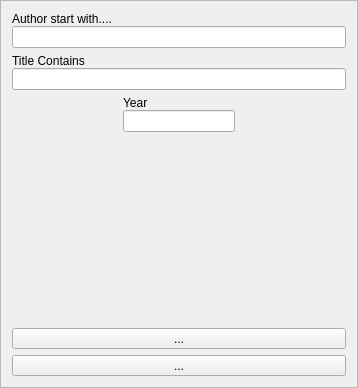
<?xml version="1.0" encoding="UTF-8"?>
<ui version="4.0">
 <class>Filter</class>
 <widget class="QFrame" name="Filter">
  <property name="geometry">
   <rect>
    <x>0</x>
    <y>0</y>
    <width>358</width>
    <height>388</height>
   </rect>
  </property>
  <property name="windowTitle">
   <string>Frame</string>
  </property>
  <property name="frameShape">
   <enum>QFrame::StyledPanel</enum>
  </property>
  <property name="frameShadow">
   <enum>QFrame::Raised</enum>
  </property>
  <layout class="QVBoxLayout" name="verticalLayout_4">
   <item>
    <layout class="QVBoxLayout" name="verticalLayout">
     <property name="spacing">
      <number>0</number>
     </property>
     <item>
      <widget class="QLabel" name="lblAuthor">
       <property name="text">
        <string>Author start with....</string>
       </property>
      </widget>
     </item>
     <item>
      <widget class="QLineEdit" name="edtAuthor"/>
     </item>
    </layout>
   </item>
   <item>
    <layout class="QVBoxLayout" name="verticalLayout_2">
     <property name="spacing">
      <number>0</number>
     </property>
     <item>
      <widget class="QLabel" name="lblTitle">
       <property name="text">
        <string>Title Contains</string>
       </property>
      </widget>
     </item>
     <item>
      <widget class="QLineEdit" name="edtTitle"/>
     </item>
    </layout>
   </item>
   <item>
    <layout class="QHBoxLayout" name="horizontalLayout">
     <item>
      <spacer name="horizontalSpacer_2">
       <property name="orientation">
        <enum>Qt::Horizontal</enum>
       </property>
       <property name="sizeHint" stdset="0">
        <size>
         <width>40</width>
         <height>20</height>
        </size>
       </property>
      </spacer>
     </item>
     <item>
      <layout class="QVBoxLayout" name="verticalLayout_3">
       <property name="spacing">
        <number>0</number>
       </property>
       <item>
        <widget class="QLabel" name="lblYear">
         <property name="text">
          <string>Year</string>
         </property>
        </widget>
       </item>
       <item>
        <widget class="QLineEdit" name="edtYear"/>
       </item>
      </layout>
     </item>
     <item>
      <spacer name="horizontalSpacer">
       <property name="orientation">
        <enum>Qt::Horizontal</enum>
       </property>
       <property name="sizeHint" stdset="0">
        <size>
         <width>40</width>
         <height>20</height>
        </size>
       </property>
      </spacer>
     </item>
    </layout>
   </item>
   <item>
    <spacer name="verticalSpacer">
     <property name="orientation">
      <enum>Qt::Vertical</enum>
     </property>
     <property name="sizeHint" stdset="0">
      <size>
       <width>20</width>
       <height>207</height>
      </size>
     </property>
    </spacer>
   </item>
   <item>
    <widget class="QToolButton" name="btnFilter">
     <property name="sizePolicy">
      <sizepolicy hsizetype="Preferred" vsizetype="Fixed">
       <horstretch>0</horstretch>
       <verstretch>0</verstretch>
      </sizepolicy>
     </property>
     <property name="text">
      <string>...</string>
     </property>
    </widget>
   </item>
   <item>
    <widget class="QToolButton" name="btnRestFilter">
     <property name="sizePolicy">
      <sizepolicy hsizetype="Preferred" vsizetype="Fixed">
       <horstretch>0</horstretch>
       <verstretch>0</verstretch>
      </sizepolicy>
     </property>
     <property name="focusPolicy">
      <enum>Qt::NoFocus</enum>
     </property>
     <property name="text">
      <string>...</string>
     </property>
    </widget>
   </item>
  </layout>
  <action name="actionApplyFilter">
   <property name="text">
    <string>Apply</string>
   </property>
   <property name="toolTip">
    <string>Apply Filter</string>
   </property>
  </action>
  <action name="actionResetFilter">
   <property name="text">
    <string>Reset</string>
   </property>
  </action>
 </widget>
 <resources/>
 <connections/>
</ui>
